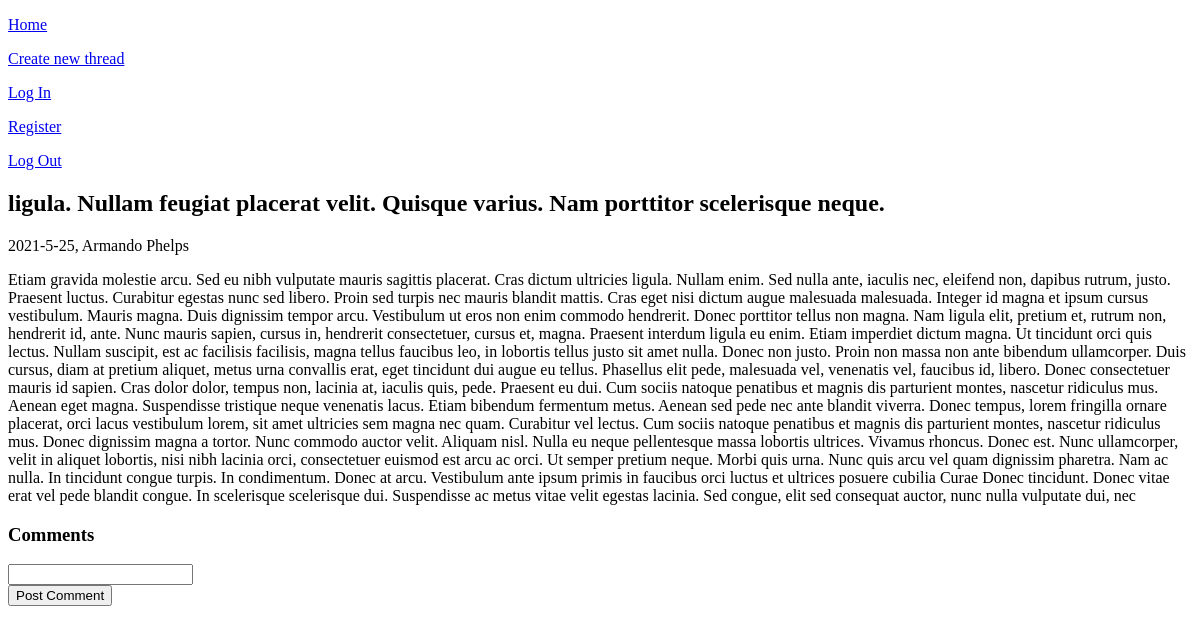
Page /thread/11 on the earlier database version.
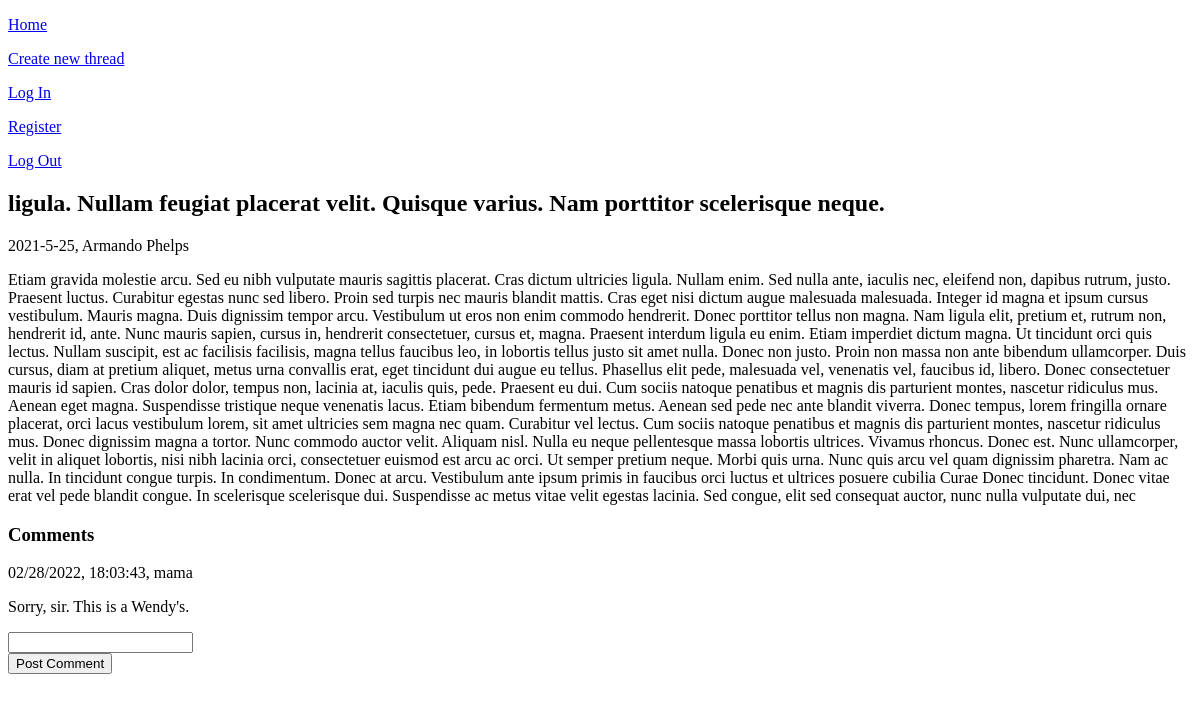
Same page on the later database version.
### tables this page shows
CREATE TABLE threads
(
    thread_id INTEGER PRIMARY KEY AUTOINCREMENT,
    title TEXT NOT NULL,
    body TEXT NOT NULL,
    date_created TEXT NOT NULL,
    user_poster TEXT NOT NULL
);

CREATE TABLE comments
(
    comment_id INTEGER PRIMARY KEY AUTOINCREMENT,
    thread_id INTEGER NOT NULL,
    username TEXT NOT NULL,
    date_created TEXT NOT NULL,
    body TEXT NOT NULL
);

### app.py (the view, shortened to what this page needs)
@app.route("/thread/<int:thread_id>", methods=["GET", "POST"])
def thread(thread_id):
    form = CommentForm()
    db = get_db()
    thread = db.execute("""
        SELECT * FROM threads
        WHERE thread_id = ?;
    """, (thread_id,)).fetchone()
    comments = db.execute("""
        SELECT * FROM comments
        WHERE thread_id = ?;
    """, (thread_id,)).fetchall()
    return render_template("thread.html", thread=thread, comments=comments, form=form)

### forms.py
class CommentForm(FlaskForm):
    body = StringField("Comment:", validators=[InputRequired(), Length(max=5000)])
    submit = SubmitField("Post Comment")

### database.py (called while the page is built)
def get_db():
    if "db" not in g:
        g.db = sqlite3.connect(DATABASE,
            detect_types=sqlite3.PARSE_DECLTYPES
        )
        g.db.row_factory = sqlite3.Row
    return g.db

### templates/thread.html (shortened to what this page needs)
{% extends 'base.html' %}
{% block main_content %}
<h2>{{ thread["title"] }}</h2>
<p>{{ thread["date_created"] }}, {{ thread["user_poster"] }}</p>
<p>{{ thread["body"] }}</p>
<h3>Comments</h3>
{% for comment in comments %}
<p>{{ comment["date_created"] }}, {{ comment["username"] }}</p>
<p>{{ comment["body"] }}</p>
{% endfor %}
<form action="" method="POST" novalidate>
    {{ form.body() }}
    <br/>
    {{ form.submit() }}
</form>
{% endblock %}

### templates/base.html (shortened to what this page needs)
<!DOCTYPE html>
<html lang="en">
<head>
</head>
<body>
    <nav>
        <a href="{{ url_for('index') }}">
            <p>
                Home
            </p>
        </a>
        <a href="{{ url_for('post_thread') }}">
            <p>
                Create new thread
            </p>
        </a>
        <a href="{{ url_for('login') }}">
            <p>
                Log In
            </p>
        </a>
        <a href="{{ url_for('register') }}">
            <p>
                Register
            </p>
        </a>
        <a href="{{ url_for('logout') }}">
            <p>
                Log Out
            </p>
        </a>
    </nav>
    {% block main_content %}
    {% endblock %}
</body>
</html>

Differences in the rows shown:
added comments: date_created "02/28/2022, 18:03:43", username "mama", body "Sorry, sir. This is a Wendy's."
